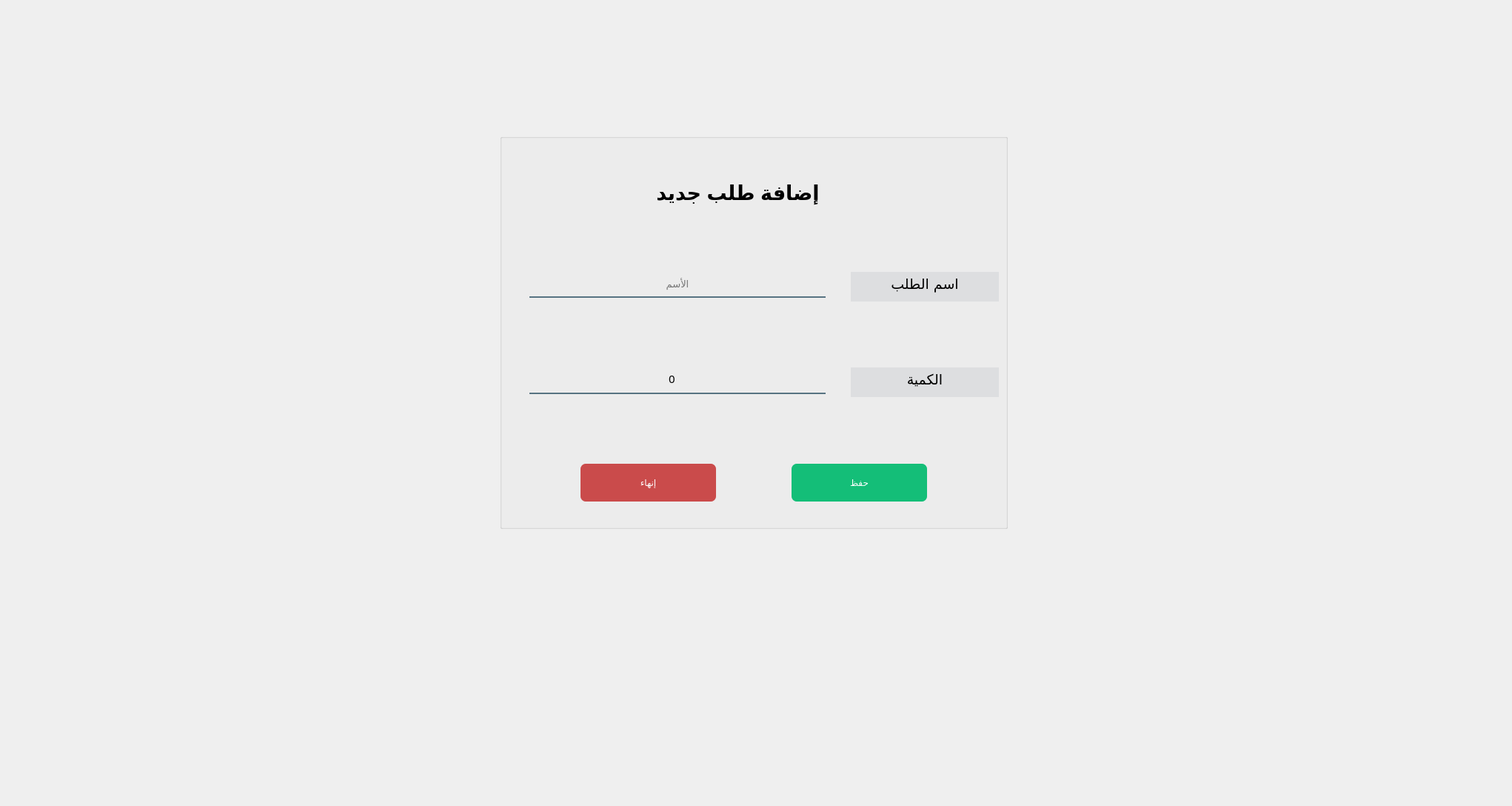
<?xml version="1.0" encoding="UTF-8"?>
<ui version="4.0">
 <class>Form</class>
 <widget class="QWidget" name="Form">
  <property name="geometry">
   <rect>
    <x>0</x>
    <y>0</y>
    <width>2042</width>
    <height>1088</height>
   </rect>
  </property>
  <property name="minimumSize">
   <size>
    <width>0</width>
    <height>0</height>
   </size>
  </property>
  <property name="maximumSize">
   <size>
    <width>16777215</width>
    <height>16777215</height>
   </size>
  </property>
  <property name="windowTitle">
   <string>Form</string>
  </property>
  <layout class="QGridLayout" name="gridLayout_3">
   <item row="0" column="1" colspan="3">
    <layout class="QHBoxLayout" name="horizontalLayout">
     <item>
      <spacer name="horizontalSpacer_2">
       <property name="orientation">
        <enum>Qt::Horizontal</enum>
       </property>
       <property name="sizeHint" stdset="0">
        <size>
         <width>40</width>
         <height>20</height>
        </size>
       </property>
      </spacer>
     </item>
    </layout>
   </item>
   <item row="1" column="1">
    <spacer name="verticalSpacer">
     <property name="orientation">
      <enum>Qt::Vertical</enum>
     </property>
     <property name="sizeType">
      <enum>QSizePolicy::Fixed</enum>
     </property>
     <property name="sizeHint" stdset="0">
      <size>
       <width>20</width>
       <height>150</height>
      </size>
     </property>
    </spacer>
   </item>
   <item row="2" column="0">
    <spacer name="horizontalSpacer_3">
     <property name="orientation">
      <enum>Qt::Horizontal</enum>
     </property>
     <property name="sizeHint" stdset="0">
      <size>
       <width>655</width>
       <height>20</height>
      </size>
     </property>
    </spacer>
   </item>
   <item row="2" column="1" rowspan="2" colspan="2">
    <widget class="QGroupBox" name="groupBox">
     <property name="title">
      <string/>
     </property>
     <layout class="QGridLayout" name="gridLayout_2">
      <item row="0" column="1">
       <spacer name="verticalSpacer_15">
        <property name="orientation">
         <enum>Qt::Vertical</enum>
        </property>
        <property name="sizeHint" stdset="0">
         <size>
          <width>20</width>
          <height>48</height>
         </size>
        </property>
       </spacer>
      </item>
      <item row="1" column="0">
       <spacer name="horizontalSpacer_5">
        <property name="orientation">
         <enum>Qt::Horizontal</enum>
        </property>
        <property name="sizeType">
         <enum>QSizePolicy::Expanding</enum>
        </property>
        <property name="sizeHint" stdset="0">
         <size>
          <width>150</width>
          <height>20</height>
         </size>
        </property>
       </spacer>
      </item>
      <item row="1" column="1" colspan="2">
       <widget class="QLabel" name="label_4">
        <property name="maximumSize">
         <size>
          <width>400</width>
          <height>200</height>
         </size>
        </property>
        <property name="font">
         <font>
          <pointsize>20</pointsize>
          <weight>75</weight>
          <bold>true</bold>
         </font>
        </property>
        <property name="text">
         <string>    إضافة طلب جديد</string>
        </property>
        <property name="scaledContents">
         <bool>true</bool>
        </property>
        <property name="alignment">
         <set>Qt::AlignCenter</set>
        </property>
       </widget>
      </item>
      <item row="1" column="3" colspan="2">
       <spacer name="horizontalSpacer_6">
        <property name="orientation">
         <enum>Qt::Horizontal</enum>
        </property>
        <property name="sizeType">
         <enum>QSizePolicy::Expanding</enum>
        </property>
        <property name="sizeHint" stdset="0">
         <size>
          <width>150</width>
          <height>20</height>
         </size>
        </property>
       </spacer>
      </item>
      <item row="2" column="0">
       <spacer name="verticalSpacer_13">
        <property name="orientation">
         <enum>Qt::Vertical</enum>
        </property>
        <property name="sizeHint" stdset="0">
         <size>
          <width>20</width>
          <height>84</height>
         </size>
        </property>
       </spacer>
      </item>
      <item row="3" column="0" colspan="4">
       <layout class="QHBoxLayout" name="horizontalLayout_12">
        <item>
         <spacer name="horizontalSpacer_23">
          <property name="orientation">
           <enum>Qt::Horizontal</enum>
          </property>
          <property name="sizeHint" stdset="0">
           <size>
            <width>28</width>
            <height>20</height>
           </size>
          </property>
         </spacer>
        </item>
        <item>
         <widget class="QLineEdit" name="name_lin">
          <property name="minimumSize">
           <size>
            <width>400</width>
            <height>30</height>
           </size>
          </property>
          <property name="font">
           <font>
            <family>Acumin Pro</family>
            <pointsize>10</pointsize>
           </font>
          </property>
          <property name="layoutDirection">
           <enum>Qt::LeftToRight</enum>
          </property>
          <property name="styleSheet">
           <string notr="true">background-color:rgba(0, 0, 0, 0);
border:none;
border-bottom:2px solid rgba(46, 82, 101, 200);

padding-bottom:7px;</string>
          </property>
          <property name="inputMask">
           <string/>
          </property>
          <property name="text">
           <string/>
          </property>
          <property name="alignment">
           <set>Qt::AlignCenter</set>
          </property>
          <property name="placeholderText">
           <string>الأسم</string>
          </property>
         </widget>
        </item>
        <item>
         <spacer name="horizontalSpacer_24">
          <property name="orientation">
           <enum>Qt::Horizontal</enum>
          </property>
          <property name="sizeHint" stdset="0">
           <size>
            <width>28</width>
            <height>20</height>
           </size>
          </property>
         </spacer>
        </item>
       </layout>
      </item>
      <item row="3" column="4">
       <widget class="QLabel" name="label_5">
        <property name="minimumSize">
         <size>
          <width>200</width>
          <height>40</height>
         </size>
        </property>
        <property name="font">
         <font>
          <family>Acumin Pro</family>
          <pointsize>14</pointsize>
          <weight>50</weight>
          <italic>false</italic>
          <bold>false</bold>
         </font>
        </property>
        <property name="styleSheet">
         <string notr="true">background-color:rgba(48, 62, 84, 20);

border:none;
font: 14pt &quot;Acumin Pro&quot;;
padding-bottom:7px;</string>
        </property>
        <property name="text">
         <string>اسم الطلب</string>
        </property>
        <property name="alignment">
         <set>Qt::AlignCenter</set>
        </property>
       </widget>
      </item>
      <item row="4" column="2">
       <spacer name="verticalSpacer_16">
        <property name="orientation">
         <enum>Qt::Vertical</enum>
        </property>
        <property name="sizeHint" stdset="0">
         <size>
          <width>20</width>
          <height>83</height>
         </size>
        </property>
       </spacer>
      </item>
      <item row="5" column="0" colspan="4">
       <layout class="QGridLayout" name="gridLayout">
        <item row="0" column="0">
         <spacer name="horizontalSpacer_26">
          <property name="orientation">
           <enum>Qt::Horizontal</enum>
          </property>
          <property name="sizeHint" stdset="0">
           <size>
            <width>28</width>
            <height>20</height>
           </size>
          </property>
         </spacer>
        </item>
        <item row="0" column="1">
         <widget class="QSpinBox" name="spinBox">
          <property name="sizePolicy">
           <sizepolicy hsizetype="Expanding" vsizetype="Fixed">
            <horstretch>0</horstretch>
            <verstretch>0</verstretch>
           </sizepolicy>
          </property>
          <property name="minimumSize">
           <size>
            <width>400</width>
            <height>30</height>
           </size>
          </property>
          <property name="font">
           <font>
            <family>Acumin Pro</family>
            <pointsize>11</pointsize>
            <weight>50</weight>
            <italic>false</italic>
            <bold>false</bold>
           </font>
          </property>
          <property name="styleSheet">
           <string notr="true">background-color:rgba(0, 0, 0, 0);
border:none;
border-bottom:2px solid rgba(46, 82, 101, 200);

padding-bottom:7px;
font: 11pt &quot;Acumin Pro&quot;;</string>
          </property>
          <property name="alignment">
           <set>Qt::AlignCenter</set>
          </property>
          <property name="maximum">
           <number>100000</number>
          </property>
         </widget>
        </item>
        <item row="0" column="2">
         <spacer name="horizontalSpacer_25">
          <property name="orientation">
           <enum>Qt::Horizontal</enum>
          </property>
          <property name="sizeHint" stdset="0">
           <size>
            <width>28</width>
            <height>20</height>
           </size>
          </property>
         </spacer>
        </item>
       </layout>
      </item>
      <item row="5" column="4">
       <widget class="QLabel" name="label_7">
        <property name="minimumSize">
         <size>
          <width>200</width>
          <height>40</height>
         </size>
        </property>
        <property name="font">
         <font>
          <family>Acumin Pro</family>
          <pointsize>14</pointsize>
          <weight>50</weight>
          <italic>false</italic>
          <bold>false</bold>
         </font>
        </property>
        <property name="styleSheet">
         <string notr="true">background-color:rgba(48, 62, 84, 20);

border:none;
font: 14pt &quot;Acumin Pro&quot;;
padding-bottom:7px;</string>
        </property>
        <property name="text">
         <string>الكمية</string>
        </property>
        <property name="alignment">
         <set>Qt::AlignCenter</set>
        </property>
       </widget>
      </item>
      <item row="6" column="2">
       <spacer name="verticalSpacer_14">
        <property name="orientation">
         <enum>Qt::Vertical</enum>
        </property>
        <property name="sizeHint" stdset="0">
         <size>
          <width>20</width>
          <height>84</height>
         </size>
        </property>
       </spacer>
      </item>
      <item row="7" column="0" colspan="5">
       <layout class="QHBoxLayout" name="horizontalLayout_14">
        <item>
         <spacer name="horizontalSpacer_27">
          <property name="orientation">
           <enum>Qt::Horizontal</enum>
          </property>
          <property name="sizeHint" stdset="0">
           <size>
            <width>73</width>
            <height>20</height>
           </size>
          </property>
         </spacer>
        </item>
        <item>
         <widget class="QPushButton" name="end_btn">
          <property name="minimumSize">
           <size>
            <width>183</width>
            <height>51</height>
           </size>
          </property>
          <property name="maximumSize">
           <size>
            <width>16777215</width>
            <height>16777215</height>
           </size>
          </property>
          <property name="styleSheet">
           <string notr="true">font: 14pt &quot;Acumin Pro&quot;;
color: rgb(255, 255, 255);
background-color: rgb(190, 20, 20,190);

 border-radius: 7px;
</string>
          </property>
          <property name="text">
           <string>إنهاء</string>
          </property>
         </widget>
        </item>
        <item>
         <spacer name="horizontalSpacer_33">
          <property name="orientation">
           <enum>Qt::Horizontal</enum>
          </property>
          <property name="sizeHint" stdset="0">
           <size>
            <width>73</width>
            <height>20</height>
           </size>
          </property>
         </spacer>
        </item>
        <item>
         <widget class="QPushButton" name="add_btn">
          <property name="minimumSize">
           <size>
            <width>183</width>
            <height>51</height>
           </size>
          </property>
          <property name="maximumSize">
           <size>
            <width>300</width>
            <height>51</height>
           </size>
          </property>
          <property name="styleSheet">
           <string notr="true">font: 14pt &quot;Acumin Pro&quot;;
color: rgb(255, 255, 255);
background-color: rgb(20,  190, 120);

 border-radius: 7px;
</string>
          </property>
          <property name="text">
           <string>حفظ</string>
          </property>
         </widget>
        </item>
        <item>
         <spacer name="horizontalSpacer_28">
          <property name="orientation">
           <enum>Qt::Horizontal</enum>
          </property>
          <property name="sizeHint" stdset="0">
           <size>
            <width>58</width>
            <height>20</height>
           </size>
          </property>
         </spacer>
        </item>
       </layout>
      </item>
      <item row="8" column="1" colspan="3">
       <spacer name="verticalSpacer_18">
        <property name="orientation">
         <enum>Qt::Vertical</enum>
        </property>
        <property name="sizeHint" stdset="0">
         <size>
          <width>124</width>
          <height>25</height>
         </size>
        </property>
       </spacer>
      </item>
     </layout>
    </widget>
   </item>
   <item row="3" column="3">
    <spacer name="horizontalSpacer_4">
     <property name="orientation">
      <enum>Qt::Horizontal</enum>
     </property>
     <property name="sizeHint" stdset="0">
      <size>
       <width>655</width>
       <height>20</height>
      </size>
     </property>
    </spacer>
   </item>
   <item row="4" column="2">
    <spacer name="verticalSpacer_2">
     <property name="orientation">
      <enum>Qt::Vertical</enum>
     </property>
     <property name="sizeHint" stdset="0">
      <size>
       <width>20</width>
       <height>302</height>
      </size>
     </property>
    </spacer>
   </item>
  </layout>
 </widget>
 <resources>
  <include location="app_resources.qrc"/>
 </resources>
 <connections/>
</ui>
